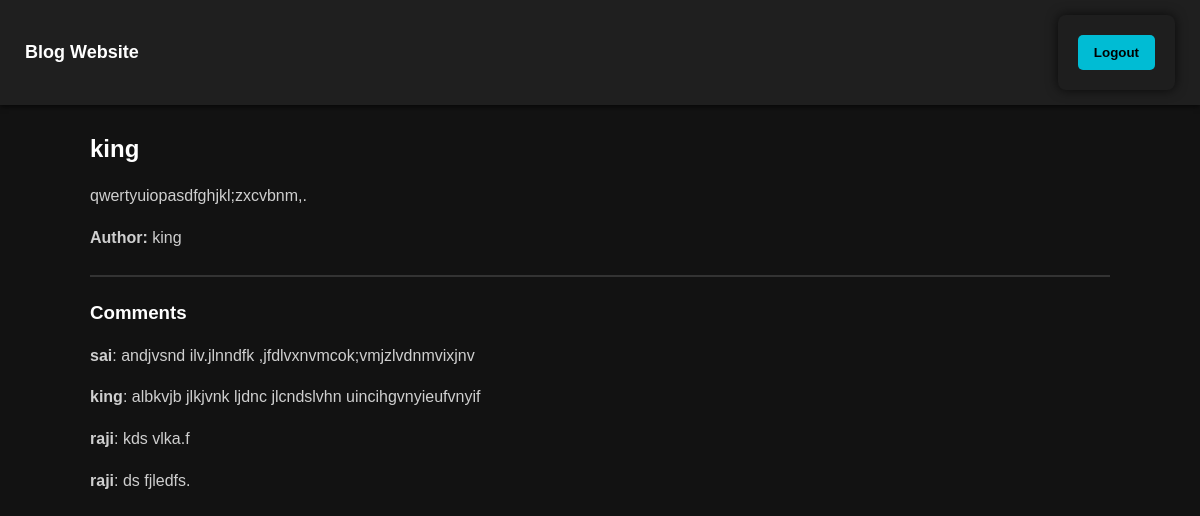
The page /blog/posts/1/ (signed in) on the database as committed earlier.
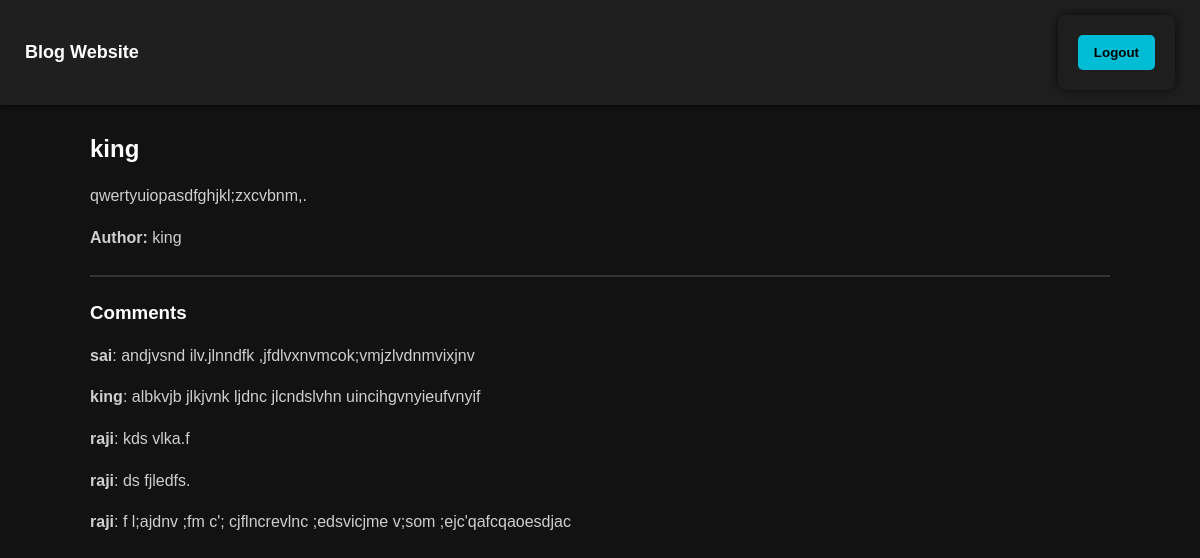
The same page on the database as committed later.
### blog/models.py (models this page shows, shortened)
class Post(models.Model):
    title = models.CharField(max_length=200)
    content = models.TextField()
    author = models.ForeignKey(
        settings.AUTH_USER_MODEL,
        on_delete=models.CASCADE
    )
    created_at = models.DateTimeField(auto_now_add=True)

class RegisterForm(AbstractUser):
    email = models.EmailField(unique=True)
    phone_number = models.CharField(
        max_length=15,
        blank=True,
        null=True
    )
    role = models.CharField(
        max_length=10,
        choices=UserRole.choices,
        default=UserRole.READER
    )
    def __str__(self):
        return self.username

class Comment(models.Model):
    post = models.ForeignKey(
        Post,
        on_delete=models.CASCADE,
        related_name='comments'
    )
    user = models.ForeignKey(settings.AUTH_USER_MODEL, on_delete=models.CASCADE)
    content = models.TextField()
    is_approved = models.BooleanField(default=False)
    created_at = models.DateTimeField(auto_now_add=True)

### blog/views.py (the view)
# urls.py: path('posts/<int:pk>/', PostDetailView.as_view(), name='post-detail'),
class PostDetailView(LoginRequiredMixin, DetailView):
    model = Post
    template_name = 'blog/post_detail.html'
    context_object_name = 'post'

### templates/blog/post_detail.html (shortened to what this page needs)
{% extends 'base.html' %}
{% block content %}
<h2>{{ post.title }}</h2>
<p>{{ post.content }}</p>
<p><strong>Author:</strong> {{ post.author }}</p>
<hr>
<h3>Comments</h3>
{% for comment in post.comments.all %}
{% if comment.is_approved %}
<p>
    <strong>{{ comment.user }}</strong>:
    {{ comment.content }}
</p>
{% endif %}
{% empty %}
<p>No comments yet.</p>
{% endfor %}
{% endblock %}

### templates/base.html (shortened to what this page needs)
<!DOCTYPE html>
<html lang="en">
<head>
</head>
<body>
    <nav>
        <a>Blog Website</a>
        {% if user.is_authenticated %}
        <form method="post" action="{% url 'logout' %}" style="display:inline;">
            <button type="submit">Logout</button>
        </form>
        {% else %}
        <div>
            <a href="{% url 'signup' %}">Signup</a>
            <a href="{% url 'login' %}">Login</a>
        </div>
        {% endif %}
    </nav>
    <div class="container">
        {% block content %}{% endblock %}
    </div>
</body>
</html>

### templates/base.html (style rules this page uses)
body { font-family: Arial, sans-serif; background-color: #121212; color: #e0e0e0; margin: 0; padding: 0; }
nav { background-color: #1f1f1f; padding: 15px 25px; display: flex; justify-content: space-between; align-items: center; box-shadow: 0 2px 5px rgba(0, 0, 0, 0.6); }
nav a { color: #ffffff; text-decoration: none; font-size: 18px; font-weight: bold; margin-right: 15px; }
nav button { background-color: #ff5252; color: white; border: none; padding: 8px 14px; border-radius: 5px; cursor: pointer; }
.container { width: 85%; margin: 30px auto; }
h1, h2, h3 { color: #ffffff; }
p { color: #cfcfcf; line-height: 1.6; }
form { background-color: #1e1e1e; padding: 20px; border-radius: 8px; box-shadow: 0 0 12px rgba(0, 0, 0, 0.7); }
form button { background-color: #00bcd4; color: black; border: none; padding: 10px 16px; border-radius: 5px; cursor: pointer; font-weight: bold; }
hr { border: 1px solid #333; margin: 25px 0; }

Rows that differ between the two databases and show on the page:
added Comment: user "raji", content "f l;ajdnv ;fm c'; cjflncrevlnc ;edsvicjme v;som ;ejc'qafcqaoesdjac"
